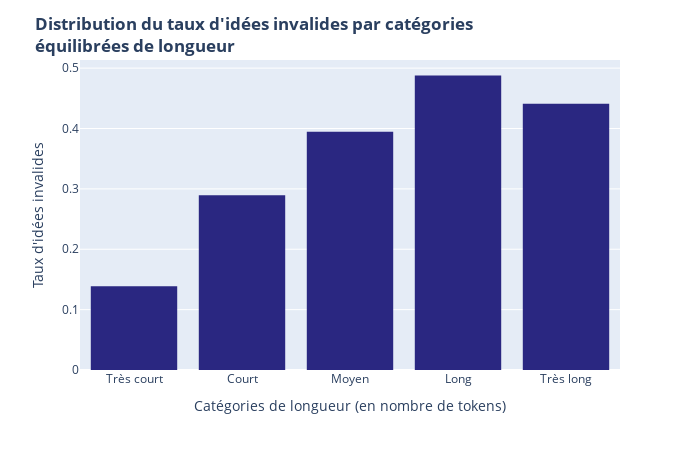
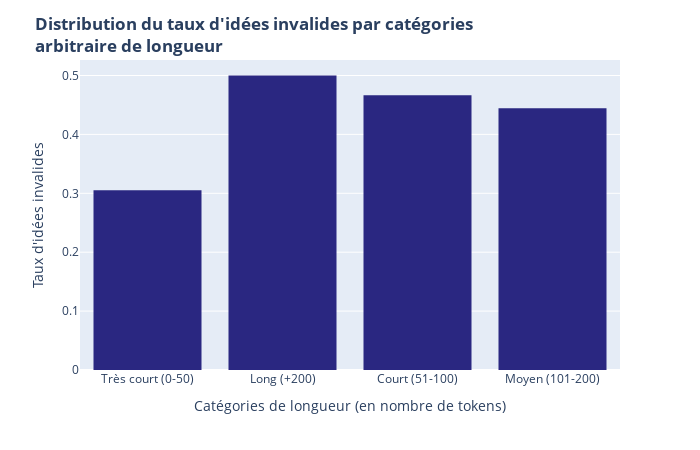

The notebook cell saved with these charts, in order:
### Code cell
# Version avec les bins équilibrés
fig1 = px.histogram(
    df, x="contrib_tokens_bins", y="Idées_non_ind",
    color_discrete_sequence=["#2a2781"], histfunc="avg", category_orders={
        "contrib_tokens_bins": ["Très court", "Court", "Moyen", "Long", "Très long"]
    }
)
fig1.update_layout(
    title={"text": 
        "<b>Distribution du taux d'idées invalides par catégories <br>équilibrées de longueur</b>"
    }, 
    xaxis_title="Catégories de longueur (en nombre de tokens)", yaxis_title="Taux d'idées invalides",
    width=700, height=450
)
fig1.update_traces(
    hovertemplate =
        "Taux d'idées invalides = %{y}<extra></extra>"
)
# Version avec les bins fixes
fig2 = px.histogram(
    df, x="contrib_tokens_bins_fixe", y="Idées_non_ind",
    color_discrete_sequence=["#2a2781"], histfunc="avg", category_orders={
        "contrib_tokens_bins_fixe": ["Très court [0;50]", "Court [51;100]", "Moyen [101;200]", "Long +200"]
    }
)
fig2.update_layout(
    title={"text": 
        "<b>Distribution du taux d'idées invalides par catégories <br>arbitraire de longueur</b>"
    }, 
    xaxis_title="Catégories de longueur (en nombre de tokens)", yaxis_title="Taux d'idées invalides",
    width=700, height=450
)
fig2.update_traces(
    hovertemplate =
        "Taux d'idées invalides = %{y}<extra></extra>"
)

# Affichage des figures
fig1.show()
fig2.show()

### Figure 1 — Plotly figure (JSON) as saved in the notebook; plotly's stock layout.template omitted (floating-point values rounded to 4 significant figures; data arrays with more than 128 entries replaced by an {"elided": "..."} marker saying what was removed)
{"data": [{"alignmentgroup": "True", "bingroup": "x", "histfunc": "avg", "hovertemplate": "Taux d'idées invalides = %{y}<extra></extra>", "legendgroup": "", "marker": {"color": "#2a2781", "pattern": {"shape": ""}}, "name": "", "offsetgroup": "", "orientation": "v", "showlegend": false, "type": "histogram", "x": {"elided": "200 str values"}, "xaxis": "x", "y": {"elided": "200 int values"}, "yaxis": "y"}], "layout": {"barmode": "relative", "height": 450, "legend": {"tracegroupgap": 0}, "margin": {"t": 60}, "title": {"text": "<b>Distribution du taux d'idées invalides par catégories <br>équilibrées de longueur</b>"}, "width": 700, "xaxis": {"anchor": "y", "categoryarray": ["Très court", "Court", "Moyen", "Long", "Très long"], "categoryorder": "array", "domain": [0, 1], "title": {"text": "Catégories de longueur (en nombre de tokens)"}}, "yaxis": {"anchor": "x", "domain": [0, 1], "title": {"text": "Taux d'idées invalides"}}}}

### Figure 2 — Plotly figure (JSON) as saved in the notebook; plotly's stock layout.template omitted (floating-point values rounded to 4 significant figures; data arrays with more than 128 entries replaced by an {"elided": "..."} marker saying what was removed)
{"data": [{"alignmentgroup": "True", "bingroup": "x", "histfunc": "avg", "hovertemplate": "Taux d'idées invalides = %{y}<extra></extra>", "legendgroup": "", "marker": {"color": "#2a2781", "pattern": {"shape": ""}}, "name": "", "offsetgroup": "", "orientation": "v", "showlegend": false, "type": "histogram", "x": {"elided": "200 str values"}, "xaxis": "x", "y": {"elided": "200 int values"}, "yaxis": "y"}], "layout": {"barmode": "relative", "height": 450, "legend": {"tracegroupgap": 0}, "margin": {"t": 60}, "title": {"text": "<b>Distribution du taux d'idées invalides par catégories <br>arbitraire de longueur</b>"}, "width": 700, "xaxis": {"anchor": "y", "categoryarray": ["Très court [0;50]", "Court [51;100]", "Moyen [101;200]", "Long +200"], "categoryorder": "array", "domain": [0, 1], "title": {"text": "Catégories de longueur (en nombre de tokens)"}}, "yaxis": {"anchor": "x", "domain": [0, 1], "title": {"text": "Taux d'idées invalides"}}}}
